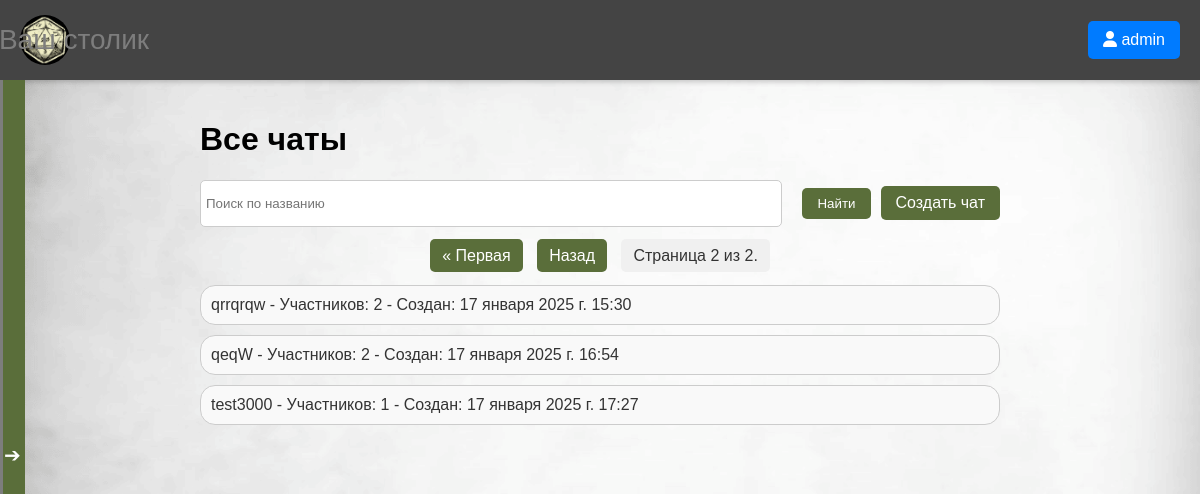
The page /chat_list/?page=2 (signed in) on the database as committed earlier.
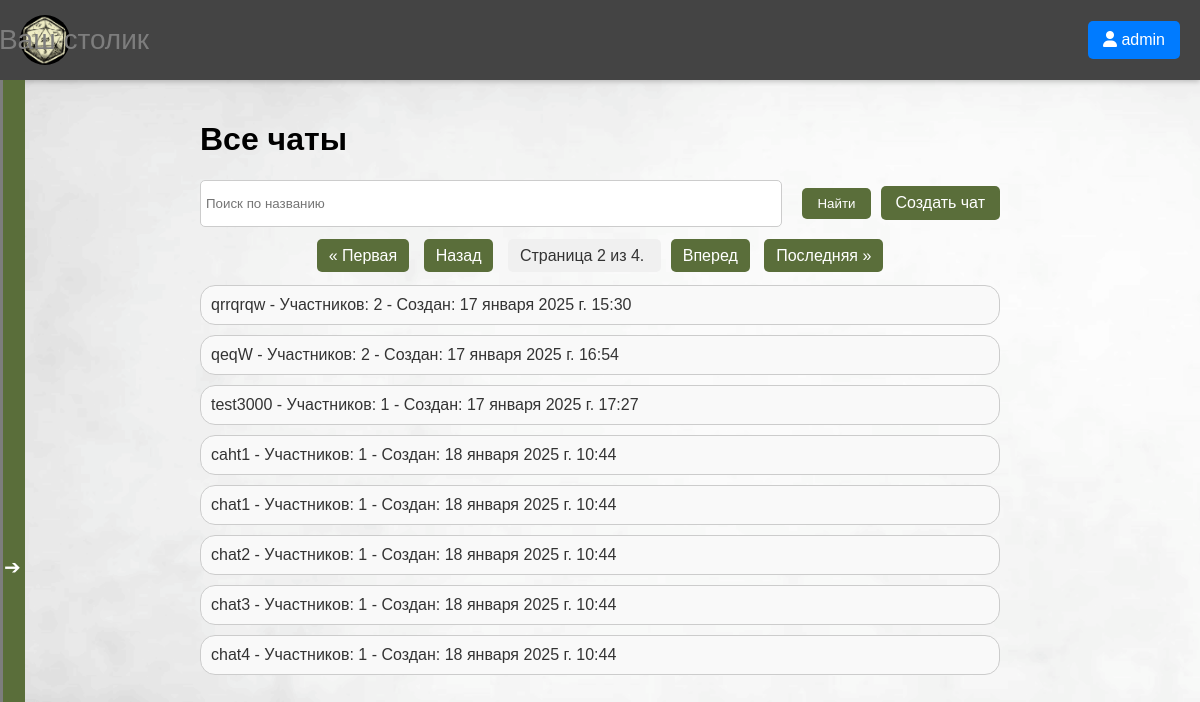
The same page on the database as committed later.
### MyChat/models.py (models this page shows, shortened)
class Chat(models.Model):
    name = models.CharField(max_length=255)
    created_at = models.DateTimeField(auto_now_add=True)
    creator = models.ForeignKey(User, on_delete=models.CASCADE, related_name='created_chats')
    users = models.ManyToManyField(User, related_name='chats')
    invited_users = models.ManyToManyField(User, related_name='invited_chats', blank=True)

### MyChat/views.py (the view)
# urls.py: path('chat_list/', chat_list, name='chat_list'),
@login_required
def chat_list(request):
    all_chats = Chat.objects.all()
    user = request.user
    user_chats = Chat.objects.filter(Q(users=user) | Q(creator=user)).distinct()
    search_query = request.GET.get('search', '')
    if search_query:
        all_chats = all_chats.filter(name__icontains=search_query)
    paginator = Paginator(all_chats, 8)
    page_number = request.GET.get('page')
    try:
        chats = paginator.page(page_number)
    except PageNotAnInteger:
        chats = paginator.page(1)
    except EmptyPage:
        chats = paginator.page(paginator.num_pages)
    return render(request, 'MyChat/chat_home.html', {
        'chats': chats,
        'user_chats': user_chats,
        'search_query': search_query
    })

### MyChat/templates/MyChat/chat_home.html (shortened to what this page needs)
<!DOCTYPE html>
<html lang="ru">
<head>
    {% load static %}
    <link rel="stylesheet" href="{% static 'MySite/style.css' %}">
</head>
<body>
    {% include 'MySite/cap.html' %}
    {% include 'MyChat/sidebar.html' %}
    <main>
        <h1>Все чаты</h1>
        <div class="search-container">
            <form method="GET" action="{% url 'chat_list' %}" class="search-form">
                <input type="text" name="search" placeholder="Поиск по названию" value="{{ search_query }}" class="search-input">
                <button type="submit" class="button search-button">Найти</button>
                <a href="{% url 'create_chat' %}" class="button create-chat-button">Создать чат</a>
            </form>
        </div>
        <div class="pagination">
            <span class="step-links">
                {% if chats.has_previous %}
                    <a href="?page=1{% if search_query %}&search={{ search_query }}{% endif %}">&laquo; Первая</a>
                    <a href="?page={{ chats.previous_page_number }}{% if search_query %}&search={{ search_query }}{% endif %}">Назад</a>
                {% endif %}
                <span class="current">
                    Страница {{ chats.number }} из {{ chats.paginator.num_pages }}.
                </span>
                {% if chats.has_next %}
                    <a href="?page={{ chats.next_page_number }}{% if search_query %}&search={{ search_query }}{% endif %}">Вперед</a>
                    <a href="?page={{ chats.paginator.num_pages }}{% if search_query %}&search={{ search_query }}{% endif %}">Последняя &raquo;</a>
                {% endif %}
            </span>
        </div>
        <div class="chat-container">
            {% for chat in chats %}
                <div class="chat-item">
                    <a href="{% url 'chat_page' chat.id %}">
                        {{ chat.name }} - Участников: {{ chat.users.count }} - Создан: {{ chat.created_at }}
                    </a>
                </div>
            {% empty %}
                <p>Нет чатов.</p>
            {% endfor %}
        </div>
    </main>
</body>
</html>

### MySite/templates/MySite/cap.html (shortened to what this page needs)
{% load static %}
<!DOCTYPE html>
<html lang="ru">
<head>
    <link rel="stylesheet" href="https://cdnjs.cloudflare.com/ajax/libs/font-awesome/6.0.0-beta3/css/all.min.css">
</head>
<body>
    <header>
        <div class="header-container">
            <img src="{% static 'MySite/dice_mark.png' %}" alt="Логотип" class="logo">
            <div class="site-title">Ваш столик</div>
            <div class="header-buttons">
                {% if user.is_authenticated %}
                    <div class="user-menu">
                        <button class="header-button">
                            <i class="fas fa-user"></i> {{ user.username }}
                        </button>
                    </div>
                {% endif %}
            </div>
        </div>
    </header>
</body>

### MyChat/templates/MyChat/sidebar.html (shortened to what this page needs)
{% load static %}
<!DOCTYPE html>
<html lang="ru">
<head>
</head>
<body>
<div id="sidebar" class="sidebar">
    <div class="sidebar-content">
    </div>
</div>
<div id="menu-toggle" class="menu-toggle">➔</div>
</body>
</html>

### MySite/static/MySite/style.css (style rules this page uses)
body { background-image: url('/static/MySite/table2.png'); background-size: cover; background-repeat: no-repeat; background-position: center; margin: 0; padding: 0; height: 100vh; overflow: hidden; font-family: Arial, sans-serif; }
.logo { height: 50px; }
.header-buttons { display: flex; gap: 10px; }
.header-button { text-decoration: none; padding: 10px 15px; background-color: #007bff; color: white; border-radius: 5px; }
.pagination { margin: 20px 0; text-align: center; }
.pagination a { padding: 8px 12px; margin: 0 5px; background-color: #5A6E3A; color: white; text-decoration: none; border-radius: 5px; }
.pagination .current { padding: 8px 12px; margin: 0 5px; background-color: #f0f0f0; color: #333; border-radius: 5px; }

### MyChat/templates/MyChat/chat_home.html (style rules this page uses)
main { margin: 0 auto; padding: 20px; max-width: 800px; }
.search-container { margin-bottom: 20px; display: flex; align-items: center; justify-content: flex-start; }
.search-form { display: flex; align-items: center; width: 100%; }
.search-input { flex: 1; height: 35px; padding: 5px; border: 1px solid #ccc; border-radius: 5px; margin-right: 10px; }
.button { padding: 8px 15px; background-color: #5A6E3A; color: white; border: none; border-radius: 5px; cursor: pointer; transition: background-color 0.3s; margin-left: 10px; }
.create-chat-button { text-decoration: none; }
.chat-container { margin-top: 20px; }
.chat-item { padding: 10px; border: 1px solid #ccc; border-radius: 15px; margin-bottom: 10px; background-color: #f9f9f9; transition: background-color 0.2s; }
.chat-item a { text-decoration: none; color: #333; display: block; }

### MySite/templates/MySite/cap.html (style rules this page uses)
html, body { margin: 0; padding: 0; height: 100%; font-family: Arial, sans-serif; }
header { background-color: #444444; padding: 15px 20px; color: white; display: flex; align-items: center; box-shadow: 0 2px 5px rgba(0, 0, 0, 0.2); }
.header-container { display: flex; align-items: center; width: 100%; justify-content: space-between; }
.logo { width: 50px; height: 50px; border-radius: 50%; object-fit: cover; }
.site-title { font-size: 28px; margin-left: -1000px; white-space: nowrap; color: #7D7D7D; }
.user-menu { position: relative; display: inline-block; }
.header-button { background-color: #007bff; color: white; border: none; padding: 10px 15px; border-radius: 5px; cursor: pointer; transition: background-color 0.3s, transform 0.2s; font-size: 16px; margin-left: 10px; }

### MyChat/templates/MyChat/sidebar.html (style rules this page uses)
.sidebar { position: fixed; left: -300px; width: 303px; height: 100%; background-color: #7D7D7D; transition: left 0.3s; z-index: 1000; }
.sidebar-content { padding: 5px; max-height: 100vh; overflow-y: auto; }
.menu-toggle { position: fixed; left: 0; top: 80px; width: 25px; height: calc(100% - 50px); background-color: #5A6E3A; cursor: pointer; transition: left 0.3s; display: flex; align-items: center; justify-content: center; font-size: 20px; color: white; }

Rows that differ between the two databases and show on the page:
added Chat: name "caht1", users.count "1", created_at "18 января 2025 г. 10:44"
added Chat: name "chat1", users.count "1", created_at "18 января 2025 г. 10:44"
added Chat: name "chat2", users.count "1", created_at "18 января 2025 г. 10:44"
added Chat: name "chat3", users.count "1", created_at "18 января 2025 г. 10:44"
added Chat: name "chat4", users.count "1", created_at "18 января 2025 г. 10:44"
Other text that changed with them:
{{ chats.paginator.num_pages }}: "2" → "4"
text now shown: "Вперед Последняя »"
